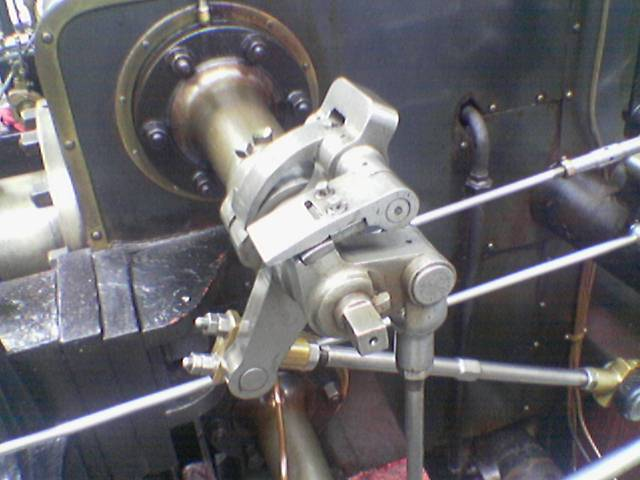
#> input picture Images/Valve.png, 640 x 480 px
$ python EdgeDetector.py
#> lines starting #> are read from the running program, lines starting #| are printed output that depends on the picture
#> in canny, image is the input picture: PIL image 640x480 RGB; mean R, G, B 106.3, 104.8, 108.9
import matplotlib.pyplot as plt
from PIL import Image
import numpy as np
from scipy import signal
import os

# Code adapted from
# adeveloperdiary.com/data-science/computer-vision/applying-gaussian-smoothing-to-an-image-using-python-from-scratch/

def convolve(image, kernel, average=False, verbose=False):

    y = image

    image_row, image_col = y.shape
    kernel_row, kernel_col = kernel.shape

    output = np.zeros(y.shape)

    pad_height = int((kernel_row - 1) / 2)
    pad_width = int((kernel_col - 1) / 2)

    padded_image = np.zeros((image_row + (2 * pad_height), image_col + (2 * pad_width)))

    padded_image[pad_height:padded_image.shape[0] - pad_height, pad_width:padded_image.shape[1] - pad_width] = y

    for row in range(image_row):
        for col in range(image_col):
            output[row, col] = np.sum(kernel * padded_image[row:row + kernel_row, col:col + kernel_col])
            if average:
                output[row, col] /= kernel.shape[0] * kernel.shape[1]

    if verbose:
        plt.imshow(output, cmap='gray')
        plt.title("Output Image using {}X{} Kernel".format(kernel_row, kernel_col))
        plt.show()

    return output


def dnorm(x, mu, sd):
    return 1 / (np.sqrt(2 * np.pi) * sd) * np.e ** (-np.power((x - mu) / sd, 2) / 2)

def gaussian_kernel(size, sigma=1, verbose=False):
#> called with size = 11, sigma = 4, verbose = False
    kernel_1D = np.linspace(-(size // 2), size // 2, size)
    for i in range(size):
        kernel_1D[i] = dnorm(kernel_1D[i], 0, sigma)
    kernel_2D = np.outer(kernel_1D.T, kernel_1D.T)

    kernel_2D *= 1.0 / kernel_2D.max()

    return kernel_2D

def gaussian_blur(image, kernel_size, sigma=2, verbose=False, optimize=True):
    kernel = gaussian_kernel(kernel_size, sigma=sigma, verbose=verbose)
    if optimize:
        return signal.convolve2d(image, kernel)
    return convolve(image, kernel, average=True, verbose=verbose)

def gradient_magnitude_direction(image, verbose=False):
    # Using a scharr kernel
    scharr = np.array([
        [47, 162, 47],
        [0, 0, 0],
        [-47, -162, -47]
    ])

    x = convolve(image, scharr)
    y = convolve(image, scharr.T)
#> call 2 of convolve, with kernel = array of shape (3, 3), average = False, verbose = False
#> after the loop in convolve (call 2), `for row in range(image_row):`:
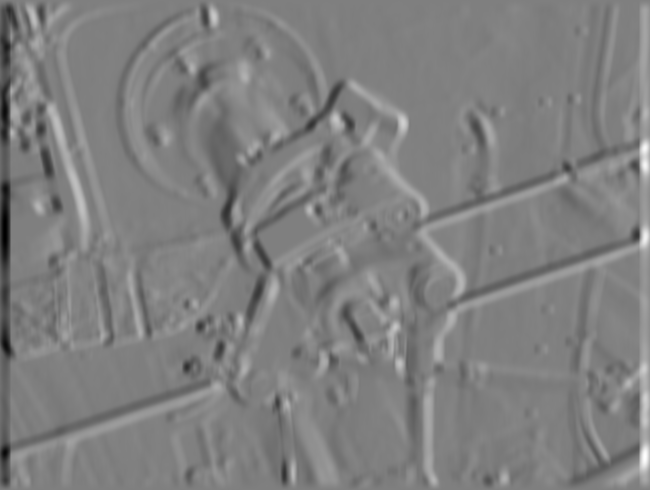
#> output: shape (490, 650) float64; min -1038980.7, max 1035723.7, mean 60.6; drawn with min black and max white

    magnitude = np.sqrt(np.square(x) + np.square(y))
    magnitude *= 255.0 / magnitude.max()

    direction = np.arctan2(x, y)
    direction = np.rad2deg(direction)
    direction += 180

    if verbose:
        plt.imshow(direction, cmap="gray")
        plt.show()

    return magnitude, direction

def non_max_suppression(gradient_magnitude, gradient_direction, verbose=False):
#> called with verbose = False
    image_row, image_col = gradient_magnitude.shape
#> image_row = 490; image_col = 650
    output = np.zeros(gradient_magnitude.shape)

    PI = 180

    for row in range(1, image_row - 1):
        for col in range(1, image_col - 1):
            direction = gradient_direction[row, col]

            if (0 <= direction < PI / 8) or (15 * PI / 8 <= direction <= 2 * PI):
                before_pixel = gradient_magnitude[row, col - 1]
                after_pixel = gradient_magnitude[row, col + 1]

            elif (PI / 8 <= direction < 3 * PI / 8) or (9 * PI / 8 <= direction < 11 * PI / 8):
                before_pixel = gradient_magnitude[row + 1, col - 1]
                after_pixel = gradient_magnitude[row - 1, col + 1]

            elif (3 * PI / 8 <= direction < 5 * PI / 8) or (11 * PI / 8 <= direction < 13 * PI / 8):
                before_pixel = gradient_magnitude[row - 1, col]
                after_pixel = gradient_magnitude[row + 1, col]

            else:
                before_pixel = gradient_magnitude[row - 1, col - 1]
                after_pixel = gradient_magnitude[row + 1, col + 1]

            if gradient_magnitude[row, col] >= before_pixel and gradient_magnitude[row, col] >= after_pixel:
                output[row, col] = gradient_magnitude[row, col]
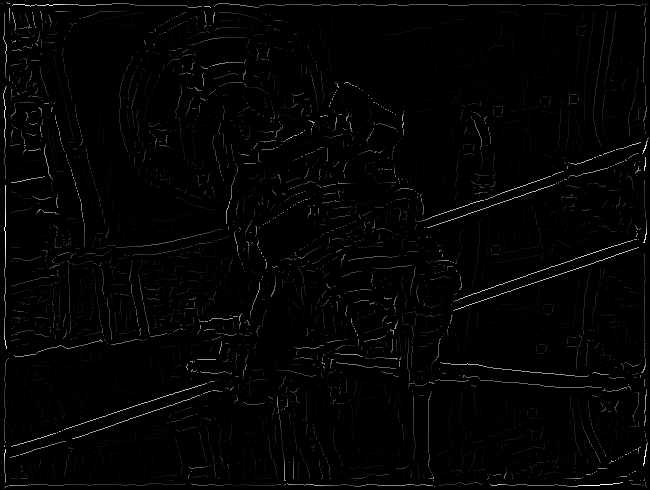
#> output: shape (490, 650) float64; min 0, max 255, mean 3.9

    if verbose:
        plt.imshow(output, cmap='gray')
        plt.title("Non Max Suppression")
        plt.show()

    return output


def threshold(image, low, high, weak=100, verbose=False):
#> called with low = 20, high = 40, weak = 100, verbose = False
    output = np.zeros(image.shape)
    strong = 255

    strong_row, strong_col = np.where(image >= high)
#> strong_row = 10502 values from 1 to 488; strong_col = 10502 values, max 648 at index 2589, min 2 at index 34, mean 301.3
    weak_row, weak_col = np.where((image <= high) & (image >= low))
#> weak_row = 5164 values from 2 to 487; weak_col = 5164 values, max 647 at index 4, min 1 at index 0, mean 313.8

    output[strong_row, strong_col] = strong
    output[weak_row, weak_col] = weak

    if verbose:
        plt.imshow(output, cmap='gray')
        plt.title("threshold")
        plt.show()

    return output


def hysteresis(image, weak=100, verbose=False):
#> called with weak = 100, verbose = False
    image_row, image_col = image.shape
#> image_row = 490; image_col = 650
    top_to_bottom = image.copy()

    for row in range(1, image_row):
        for col in range(1, image_col):
            if top_to_bottom[row, col] == weak:
                if top_to_bottom[row, col + 1] == 255 or top_to_bottom[row, col - 1] == 255 or top_to_bottom[
                    row - 1, col] == 255 or top_to_bottom[
                    row + 1, col] == 255 or top_to_bottom[
                    row - 1, col - 1] == 255 or top_to_bottom[row + 1, col - 1] == 255 or top_to_bottom[
                    row - 1, col + 1] == 255 or top_to_bottom[
                    row + 1, col + 1] == 255:
                    top_to_bottom[row, col] = 255
                else:
                    top_to_bottom[row, col] = 0
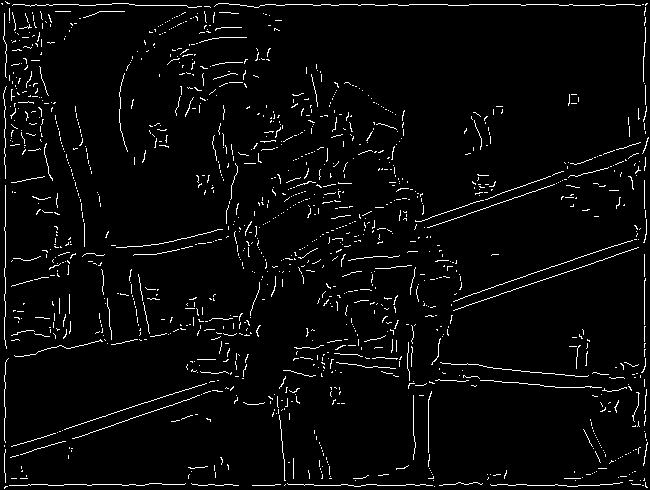
#> top_to_bottom: shape (490, 650) float64; 3.6% white in thin lines or dots

    bottom_to_top = image.copy()

    for row in range(image_row - 1, 0, -1):
        for col in range(image_col - 1, 0, -1):
            if bottom_to_top[row, col] == weak:
                if bottom_to_top[row, col + 1] == 255 or bottom_to_top[row, col - 1] == 255 or bottom_to_top[
                    row - 1, col] == 255 or bottom_to_top[
                    row + 1, col] == 255 or bottom_to_top[
                    row - 1, col - 1] == 255 or bottom_to_top[row + 1, col - 1] == 255 or bottom_to_top[
                    row - 1, col + 1] == 255 or bottom_to_top[
                    row + 1, col + 1] == 255:
                    bottom_to_top[row, col] = 255
                else:
                    bottom_to_top[row, col] = 0
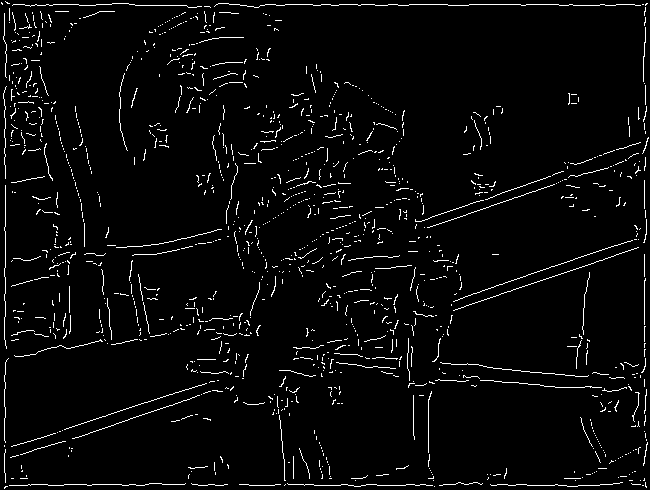
#> bottom_to_top: shape (490, 650) float64; 3.6% white in thin lines or dots

    right_to_left = image.copy()

    for row in range(1, image_row):
        for col in range(image_col - 1, 0, -1):
            if right_to_left[row, col] == weak:
                if right_to_left[row, col + 1] == 255 or right_to_left[row, col - 1] == 255 or right_to_left[
                    row - 1, col] == 255 or right_to_left[
                    row + 1, col] == 255 or right_to_left[
                    row - 1, col - 1] == 255 or right_to_left[row + 1, col - 1] == 255 or right_to_left[
                    row - 1, col + 1] == 255 or right_to_left[
                    row + 1, col + 1] == 255:
                    right_to_left[row, col] = 255
                else:
                    right_to_left[row, col] = 0
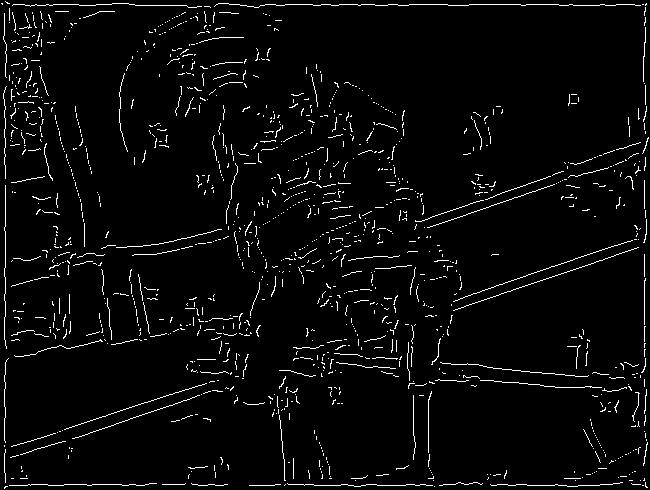
#> right_to_left: shape (490, 650) float64; 3.6% white in thin lines or dots

    left_to_right = image.copy()

    for row in range(image_row - 1, 0, -1):
        for col in range(1, image_col):
            if left_to_right[row, col] == weak:
                if left_to_right[row, col + 1] == 255 or left_to_right[row, col - 1] == 255 or left_to_right[
                    row - 1, col] == 255 or left_to_right[
                    row + 1, col] == 255 or left_to_right[
                    row - 1, col - 1] == 255 or left_to_right[row + 1, col - 1] == 255 or left_to_right[
                    row - 1, col + 1] == 255 or left_to_right[
                    row + 1, col + 1] == 255:
                    left_to_right[row, col] = 255
                else:
                    left_to_right[row, col] = 0
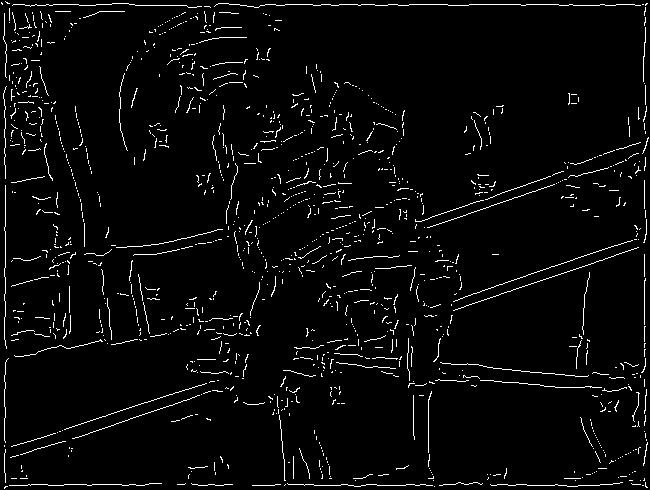
#> left_to_right: shape (490, 650) float64; 3.6% white in thin lines or dots

    final_image = top_to_bottom + bottom_to_top + right_to_left + left_to_right

    final_image[final_image > 255] = 255
#> final_image: shape (490, 650) float64; 3.7% white in thin lines or dots

    if verbose:
        plt.imshow(final_image, cmap='gray')
        plt.title("Hysteresis")
        plt.show()

    return final_image

def canny(imagestr, verbose=False, megaVerbose=False,
          kernel_size=15, sigma=5,
          low=2, high=5,
          size=None, optimize=True): # size = (x, y)

    image = Image.open(imagestr)
    if size:
        image = image.resize(size)
    image = image.convert("L")

    y = np.asarray(image.getdata(), dtype=np.float64).reshape(image.size[1], image.size[0])

    blur = gaussian_blur(y, kernel_size=kernel_size, sigma=sigma, verbose=megaVerbose)
    mag, d = gradient_magnitude_direction(blur, verbose=megaVerbose)
    nms = non_max_suppression(mag, d, verbose=megaVerbose)
    thr = threshold(nms, low, high, verbose=megaVerbose)
    hys = hysteresis(thr, verbose=megaVerbose)

    im = Image.fromarray(np.asarray(hys, dtype=np.uint8), mode="L")
#> im: PIL image 650x490 L; 3.7% white in thin lines or dots

    # Crop away the padded edge
    amt = kernel_size // 2
    im = im.crop( (0 + amt, 0 + amt, im.size[0] - amt, im.size[1] - amt) )
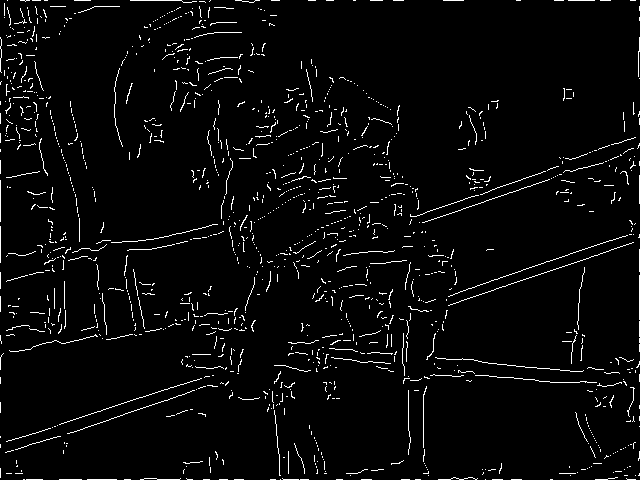
#> im: PIL image 640x480 L; 3.5% white in thin lines or dots
    hys = hys[amt:-amt, amt:-amt]
#> hys: shape (480, 640) float64; 3.5% white in thin lines or dots

    im.save("EdgeDetector.png", "PNG")
    image.close()
    im.close()

    if verbose:
        fig, axs = plt.subplots(2, 3)
        axs[0, 0].imshow(y, cmap="gray")
        axs[0, 0].set_title("0 Original")
        axs[0, 1].imshow(blur, cmap="gray")
        axs[0, 1].set_title("1 Blur")
        axs[0, 2].imshow(mag, cmap="gray")
        axs[0, 2].set_title("2 Mag")
        axs[1, 0].imshow(nms, cmap="gray")
        axs[1, 0].set_title("3 Non Max Sup")
        axs[1, 1].imshow(thr, cmap="gray")
        axs[1, 1].set_title("4 Threshold")
        axs[1, 2].imshow(hys, cmap="gray")
        axs[1, 2].set_title("5 Hysteresis")
        plt.show()

    return hys


if __name__ == '__main__':

    impath = os.path.join(os.path.dirname(__file__), "Images/Valve.png")

    a = canny(impath, False, kernel_size=11, sigma=4, low = 20, high = 40)

    # plt.imshow(a, cmap="gray")
    # plt.show()

$ run again, with Images/FakeFace.jpg saved as Images/Valve.png
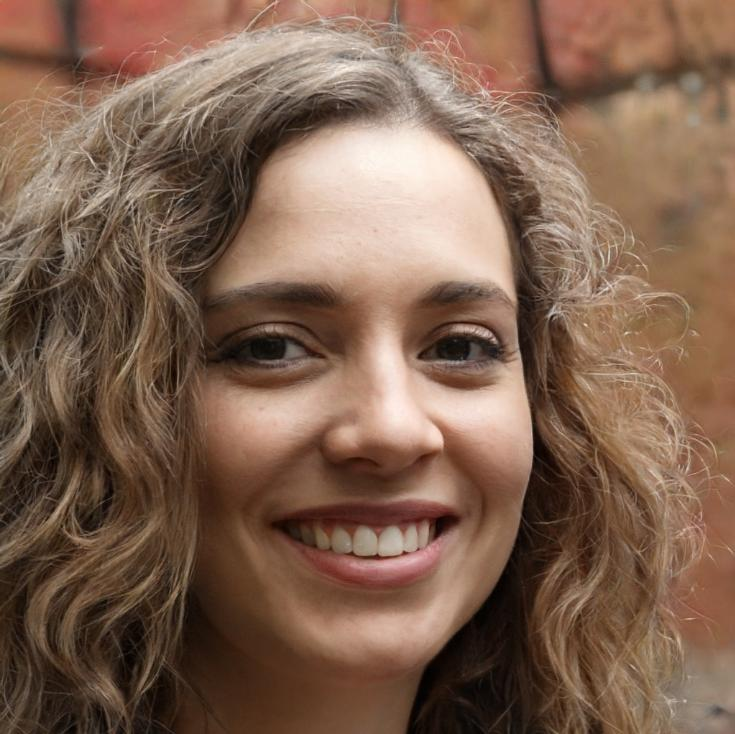
#> input picture Images/FakeFace.jpg, 735 x 734 px
#> in canny, image is the input picture: PIL image 735x734 RGB; mean R, G, B 127.3, 97.8, 79.4
#> image: PIL image 735x734 L
#> strong_row = 18942 values from 2 to 741; strong_col = 18942 values, max 742 at index 3, min 2 at index 0, mean 332
#> weak_row = 16502 values from 1 to 742; weak_col = 16502 values, max 742 at index 1, min 2 at index 0, mean 350.8
#> after the loop in hysteresis, `for row in range(1, image_row):`:
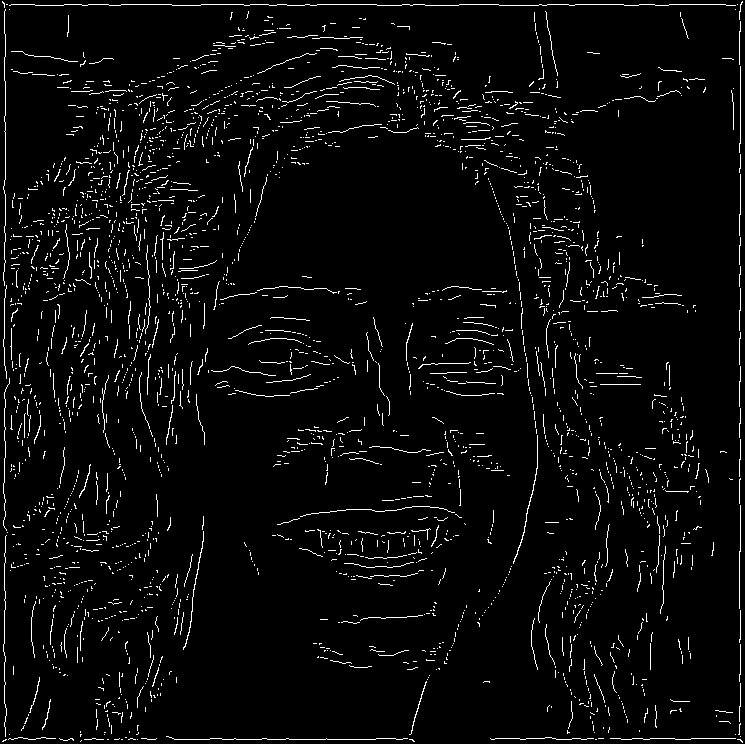
#> top_to_bottom: shape (744, 745) float64; 3.9% white in thin lines or dots
#> in canny, `im = im.crop( (0 + amt, 0 + amt, im.size[0] - amt, im.size[1] - amt) )`:
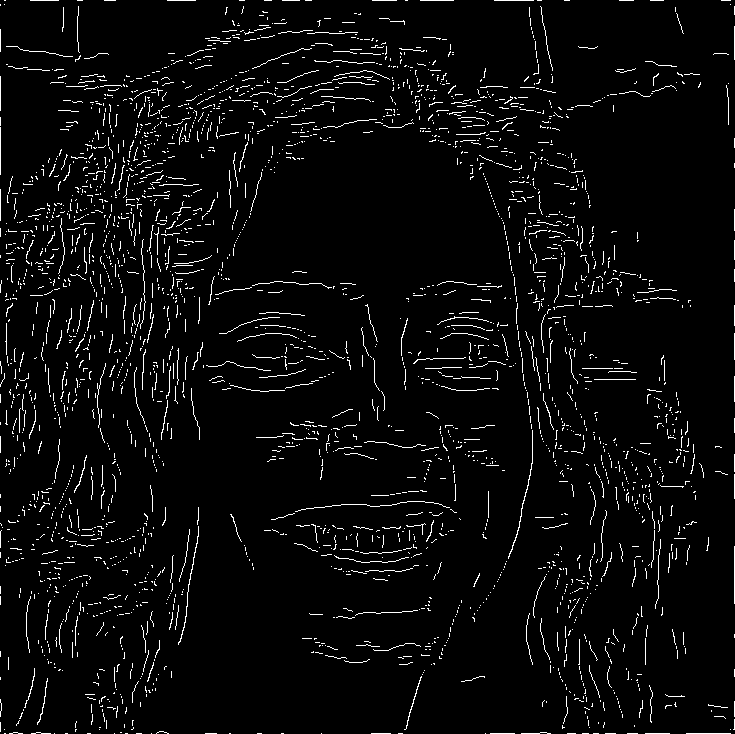
#> im: PIL image 735x734 L; 4% white in thin lines or dots
#> hys: shape (734, 735) float64; 4% white in thin lines or dots
